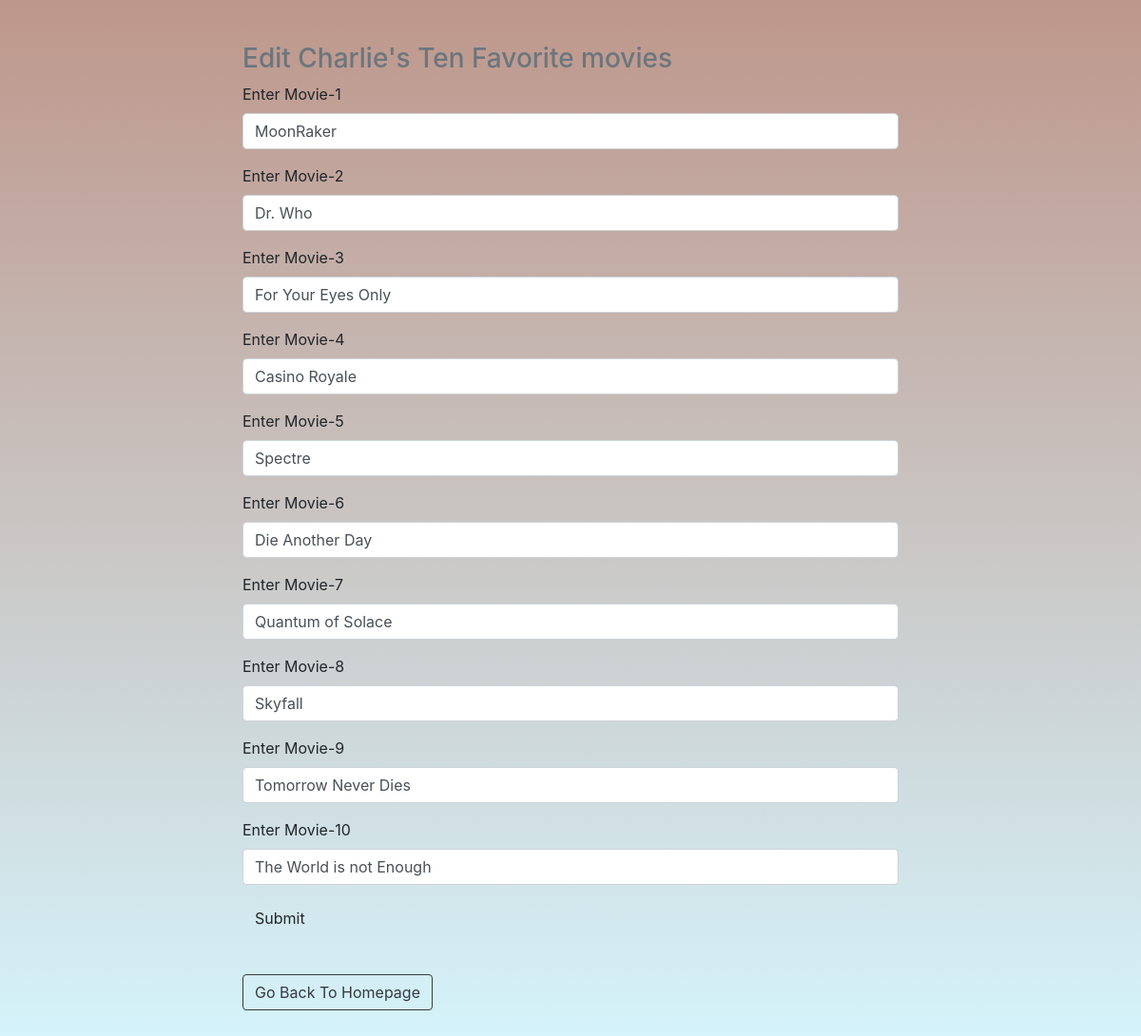
Screenshot of /AddMovies/3 with the database file from the repository.
### app/Homepage/model.py (models this page shows, shortened)
class Friends(db.Model):
    id = db.Column(db.Integer, primary_key = True)
    firstName = db.Column(db.String(45), nullable = False)
    secondName = db.Column(db.String(200), nullable = False)

### app/Movies/model.py (models this page shows, shortened)
class MoviesList(db.Model):
    id = db.Column(db.Integer, primary_key = True)
    friendId = db.Column(db.Integer, db.ForeignKey('friends.id'))
    movie1 = db.Column(db.String(64))
    movie2 = db.Column(db.String(64))
    movie3 = db.Column(db.String(64))
    movie4 = db.Column(db.String(64))
    movie5 = db.Column(db.String(64))
    movie6 = db.Column(db.String(64))
    movie7 = db.Column(db.String(64))
    movie8 = db.Column(db.String(64))
    movie9 = db.Column(db.String(64))
    movie10 = db.Column(db.String(64))

### app/Movies/routes.py (the view, shortened to what this page needs)
@movies_bp.route("/AddMovies/<int:id>", methods=['POST','GET'])
def AddMovies(id):
    current_friend = Friends.query.get_or_404(id)
    form = Movies()
    userMovies = MoviesList.query.filter_by(friendId=id).first()
    if userMovies is None:
        form = Movies()
    else:
        form.movie1.data = userMovies.movie1
        form.movie2.data = userMovies.movie2
        form.movie3.data = userMovies.movie3
        form.movie4.data = userMovies.movie4
        form.movie5.data = userMovies.movie5
        form.movie6.data = userMovies.movie6
        form.movie7.data = userMovies.movie7
        form.movie8.data = userMovies.movie8
        form.movie9.data = userMovies.movie9
        form.movie10.data = userMovies.movie10
    return render_template('AddMovie.html', form= form, id=id, friend=current_friend)

### app/Movies/form.py
class Movies(FlaskForm):
    movie1 = StringField('Enter Movie-1')
    movie2 = StringField('Enter Movie-2')
    movie3 = StringField('Enter Movie-3')
    movie4 = StringField('Enter Movie-4')
    movie5 = StringField('Enter Movie-5')
    movie6 = StringField('Enter Movie-6')
    movie7 = StringField('Enter Movie-7')
    movie8 = StringField('Enter Movie-8')
    movie9 = StringField('Enter Movie-9')
    movie10 = StringField('Enter Movie-10')
    submit = SubmitField('Submit')

### app/Movies/templates/AddMovie.html
{% extends 'base.html' %}
{% import 'bootstrap/wtf.html' as wtf %}
{% block content %}
<div class="home">
<div class="container">
    <div class="col-8 mx-auto">
        <h3 class="text-muted">Edit {{ friend.firstName }}'s Ten Favorite movies</h3>
        {{ wtf.quick_form(form) }}
        <br>
        <a class="btn btn-outline-dark" href="{{ url_for('Home.Home') }}">Go Back To Homepage</a>
    </div>
</div>
</div>
{% endblock %}

### app/static/main.css (style rules this page uses)
.home { height: auto; padding: 45px 45px; background: linear-gradient(hsla(14, 69%, 29%, 0.502), rgba(171, 234, 250, 0.5)); }

### rows the page displays
Friends: firstName "Charlie"
MoviesList: movie1 "MoonRaker", movie2 "Dr. Who", movie3 "For Your Eyes Only", movie4 "Casino Royale", movie5 "Spectre", movie6 "Die Another Day", movie7 "Quantum of Solace", movie8 "Skyfall", movie9 "Tomorrow Never Dies", movie10 "The World is not Enough"
